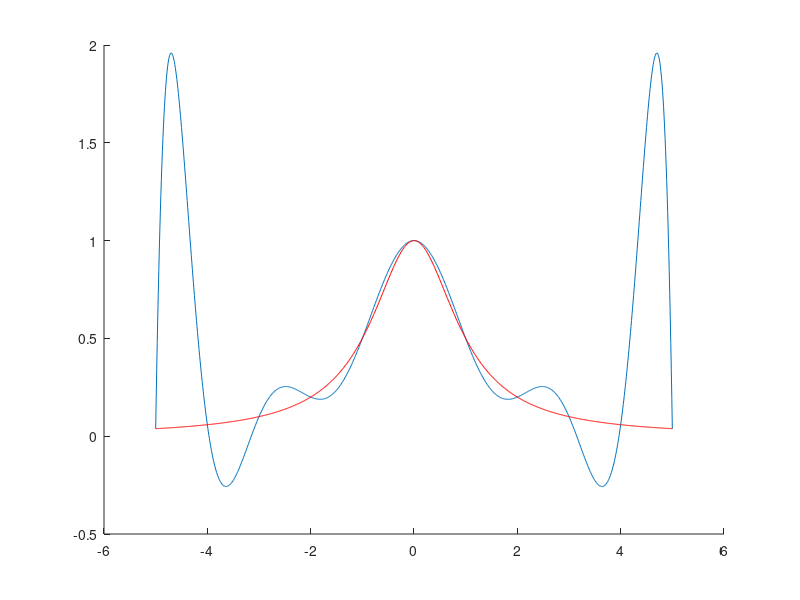

This figure's MATLAB source:
clear all

close all
figure
hold on
x=linspace(-5,5,11);
n=length(x);
f=[];
fi=0;
for i=1:n
    fi = 1/(1+x(i)^2);
    f=[f, fi];
end
sum=0;
sum2=0;

for i = 1:n
     p=1;
        for j=1:n
            if(i~=j)
             p=conv(p, [1/(x(i)-x(j)), -x(j)/(x(i)-x(j))]);
            end
        end
     sum = sum + p*f(i);
end

sum
t=[-5:0.01:5];
salut = polyval(sum,t)
plot(t,salut)
ti = 1./(1+t.^2);
plot(t,ti,'red')